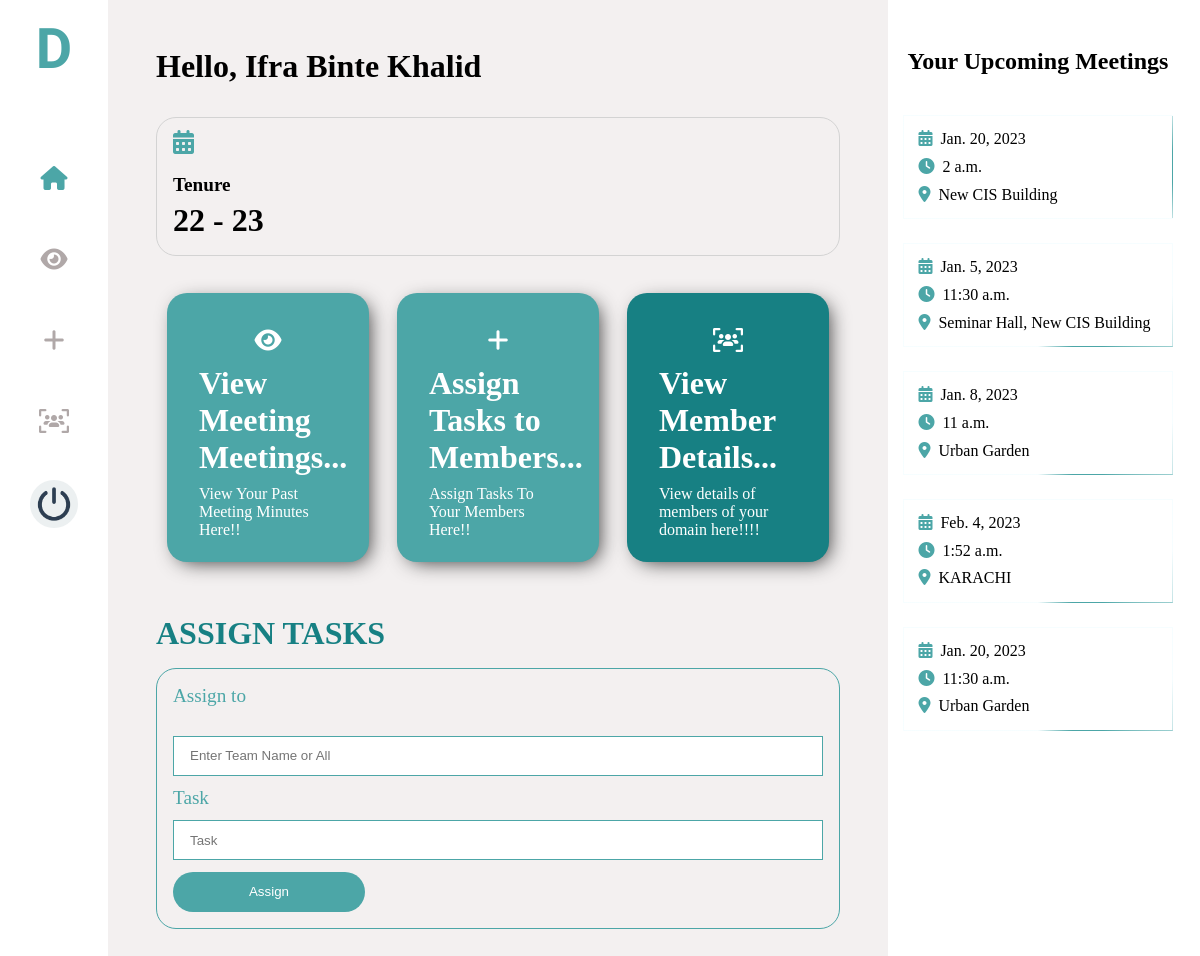
Page /director/ (signed in) on the committed database.
### account/models.py (models this page shows)
class User(AbstractUser):
    name= models.CharField(max_length=250,null=False,blank=True)
    updated_on = models.DateTimeField(default=datetime.now, blank=True)
    is_excom= models.BooleanField('Is Excom', default=False)
    is_director = models.BooleanField('Is Director', default=False)
    is_member = models.BooleanField('Is Member', default=False)

### meeting_minutes/models.py (models this page shows)
class schedule(models.Model):
    id = models.IntegerField(primary_key=True)
    date = models.DateField(default=False)
    time = models.TimeField(default=False)
    location = models.TextField(max_length=200)

### account/views.py (the view, shortened to what this page needs)
# urls.py: path('director/', views.customer, name='director'),
@login_required
def customer(request):
    sche = schedule.objects.all()
    params={"sche": sche}
    return render(request,'director.html', params)

### templates/director.html (shortened to what this page needs)
<!DOCTYPE html>
<html lang="en">
<head>
    <link rel="stylesheet" href="https://cdnjs.cloudflare.com/ajax/libs/font-awesome/6.2.1/css/all.min.css"
 />
    <link rel="stylesheet" href="/static/executive.css">
</head>
<body>
    <div class="container">
        <div class="left">
            <h1>D</h1>
            <div class="options">
                <a href=""> <i title="Home" class="fa-sharp  fa-xl fa-yy fa-solid fa-house colors" id='1'
                        onclick="coloring(this.id)"></i></a>
                <a href="/meeting"><i title="View Meeting Minutes" class="fa-solid fa-xl fa-yy fa-eye" id="6"
                        onclick="coloring(this.id)"></i></a>
                <a href="#tasks"> <i title="Add Tasks" class="fa-solid  fa-xl fa-yy fa-plus" id="3"
                        onclick="coloring(this.id)"></i></a>
                <a href="/member_details"><i title="View member details"
                        class="fa-solid  fa-xl  fa-yy fa-users-viewfinder" id="5" onclick="coloring(this.id)"></i><a><br>
                <a href="/logout"  title="Log Out"><img class="round" src="/static/logout.jpg" alt=""></a>
            </div>
        </div>
        <div class="middle">
            <h1>Hello, {{user.name}}</h1>
            <div class="boxes">
                <div class="box" style="width: 100%;">
                    <i class="fa-solid yy fa-xl fa-calendar-days"></i>
                    <p class="yyy">Tenure</p>
                    <h2>22 - 23</h2>
                </div>
            </div>
            <div class="boxes1">
                <div class="box1"><a href="/meeting">
                        <div>
                            <i style="color: white;" class="fa-solid fa-xl yyyy fa-eye"></i>
                            <h2 class="headd">View Meeting Meetings...</h2>
                            <p>View Your Past Meeting Minutes Here!!</p>
                        </div>
                    </a>
                </div>
                <div class="box1">
                    <a href="#tasks">
                        <div>
                            <i style="color: white;" class="fa-solid fa-xl yyyy fa-plus"></i>
                            <h2 class="headd">Assign Tasks to Members...</h2>
                            <p>Assign Tasks To Your Members Here!!</p>
                        </div>
                    </a>
                </div>
                <div class="box1" style="background-color: #178083 ; ">
                    <a href="/member_details">
                        <div>
                            <i style=" color: white;" class="fa-solid fa-xl yyyy fa-users-viewfinder"></i>
                            <h2 class="headd">View Member Details...</h2>
                            <p>View details of members of your domain here!!!!</p>
                        </div>
                    </a>
                </div>
            </div>
            <h1 style="margin-top: 2rem; color: #178083;">ASSIGN TASKS</h1>
            <form action="" method="post">
                <div class="assign" id="tasks">
                    <span style="font-size: 1.2rem; margin-bottom: 1rem;" >Assign to</span><br><br>
                    <input style="margin: 0.7rem 0rem 0.7rem 0rem;" type="Name" placeholder="Enter Team Name or All" name="name">
                    <span style="font-size: 1.2rem; margin-bottom: 1rem;">Task</span>
                    <br>
                    <input style="margin: 0.7rem 0rem 0.7rem 0rem;" type="Name" name="task" placeholder="Task">
                    <button type="submit" value="Assign" class="assign-btn" style=" background-color: #4CA6A7;color: white;margin: 0;padding: 0%;cursor: pointer; width: 155px; height: 2.5rem; width: 12rem; border-radius: 50px; border-color: transparent">Assign</button>
                </div>
            </form>
        </div>
        <div class="right">
            <h2>Your Upcoming Meetings</h2>
            {% for schedule in sche %}
            <div class="chotu">
                <span><i class="fa-solid u fa-calendar-days"></i>{{schedule.date}}</span>
                <span><i class="fa-solid u fa-clock"></i>{{schedule.time}}</span>
                <span><i class="fa-solid u fa-location-dot"></i>{{schedule.location}}</span>
            </div>
            {% endfor %}
        </div>
    </div>
</body>
</html>

### static/executive.css (style rules this page uses)
* { box-sizing: border-box; padding: 0; margin: 0; }
.container { display: flex; flex-direction: row; }
.left { width: 9%; height: 100vh; }
.middle { width: 65%; padding: 3rem; background-color:#f3f0f0; }
.right { width: 25%; }
.left h1 { font-family: 'Bubblegum Sans', cursive; font-size: 3.5rem; text-align: center; color: #4CA6A7; padding-top: 1rem; width: 100%; margin-bottom: 3rem; }
.fa-yy { width: 100%; text-align: center; margin: 2.5rem auto 2.5rem auto; color: rgb(176, 168, 168); }
.options { margin-top: 3.5rem; display: flex; flex-direction: column; margin-bottom: 3.6rem; }
.colors { color: #4CA6A7; cursor: pointer; }
.options i { cursor: pointer; }
.round { height: 3rem; width: 3rem; border-radius: 100%; display: flex; margin: auto; }
.yy { margin-right: 0.6rem; height: 2rem !important; width: 2rem !important; color: #4CA6A7; }
.box { width: 24%; border: 1px solid lightgray; border-radius: 20px; padding: 1rem; }
.boxes { margin-top: 2rem; display: flex; flex-direction: row; justify-content: space-between; }
.middle .yyy { font-weight: bold; font-size: 1.2rem; margin-bottom: 0.4rem; }
.middle h2 { font-size:2rem; font-weight: bold; }
.box1 { width: 30% ; padding:1.4rem 2rem 1.4rem 2rem ; color: white ; cursor: pointer; background-color: #4CA6A7 ; margin-bottom: 1rem ; border-radius: 20px ; }
.boxes1 { display: flex ; flex-wrap: wrap ; margin-top: 2rem ; justify-content: space-around ; }
a { text-decoration: none; color: white; }
.headd { margin-bottom: 0.6rem; }
.yyyy { width: 100%; text-align: center; margin: 1.5rem auto 1.5rem auto; }
.right h2 { text-align: center; margin-top: 2rem; padding: 1rem; }
.chotu { display: flex; flex-direction: column; border: 1px solid #4CA6A7; border-radius: 20px; padding: 0.6rem; width: 90%; margin: auto; margin-top: 1.5rem; }
.chotu span { margin: 0.3rem; }
.u { color: #4CA6A7; margin-right: 0.5rem; }
.assign { border: 1px solid #4CA6A7; border-radius: 20px; width: 100%; padding: 1rem; color: #4CA6A7; margin-top: 1rem; }
.assign-btn { background-color: #4CA6A7; color: white; margin: 0; padding: 0%; cursor: pointer; width: 155px; height: 2.5rem; width: 12rem; border-radius: 50px; border-color: transparent; }
input { width: 100%; height: 40px; border:1px solid #4CA6A7; padding: 1rem; }
:root { --d: 2500ms; --angle: 90deg; --gradX: 100%; --gradY: 50%; --c1: #4CA6A7; --c2: rgba(168, 239, 255, 0.1); }
.chotu { border: 1 px solid black; border-image: conic-gradient(from var(--angle), var(--c2), var(--c1) 0.1turn, var(--c1) 0.15turn, var(--c2) 0.25turn) 30; animation: borderRotate var(--d) linear infinite forwards; }
.chotu:nth-child(2) { border-image: radial-gradient(ellipse at var(--gradX) var(--gradY), var(--c1), var(--c1) 10%, var(--c2) 40%) 30; animation: borderRadial var(--d) linear infinite forwards; }
.boxes1 { display: flex; flex-flow: row wrap; justify-content: space-around; gap: 1rem; padding: 5px; }
.box1 { box-shadow: 5px 5px 20px -5px #333 !important; transition: 0.5s; cursor: pointer; }

### rows in the picture
User: name "Ifra Binte Khalid"
schedule: date "Jan. 20, 2023", time "2 a.m.", location "New CIS Building"
schedule: date "Jan. 5, 2023", time "11:30 a.m.", location "Seminar Hall, New CIS Building"
schedule: date "Jan. 8, 2023", time "11 a.m.", location "Urban Garden"
schedule: date "Feb. 4, 2023", time "1:52 a.m.", location "KARACHI"
schedule: date "Jan. 20, 2023", time "11:30 a.m.", location "Urban Garden"
